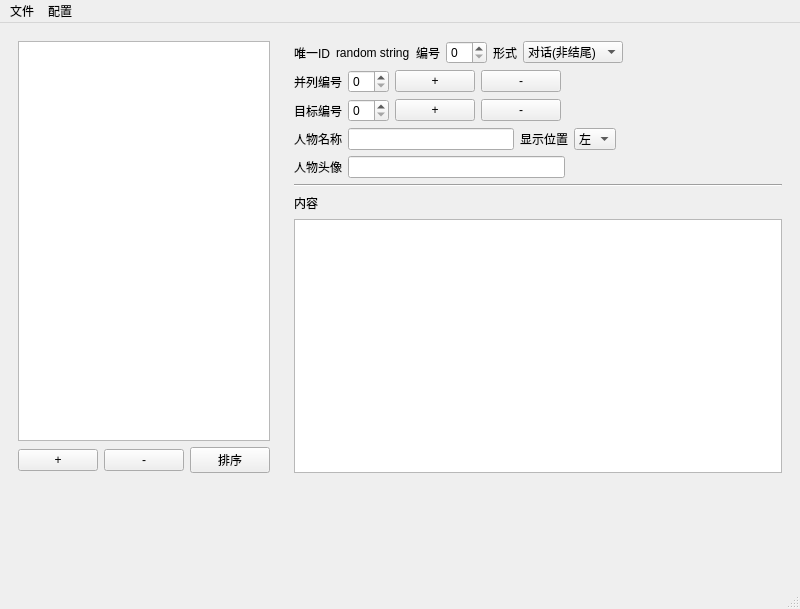
<?xml version="1.0" encoding="UTF-8"?>
<ui version="4.0">
 <class>MainWindow</class>
 <widget class="QMainWindow" name="MainWindow">
  <property name="geometry">
   <rect>
    <x>0</x>
    <y>0</y>
    <width>800</width>
    <height>609</height>
   </rect>
  </property>
  <property name="windowTitle">
   <string>AwesomeDialog Generator - 绝绝子剧情编辑器</string>
  </property>
  <widget class="QWidget" name="centralwidget">
   <layout class="QVBoxLayout" name="verticalLayout" stretch="5,1">
    <item>
     <layout class="QHBoxLayout" name="horizontalLayout" stretch="1,3">
      <item>
       <widget class="QWidget" name="widgetCategory" native="true">
        <layout class="QVBoxLayout" name="verticalLayout_2">
         <item>
          <widget class="QTableView" name="tableDialogIndex"/>
         </item>
         <item>
          <layout class="QHBoxLayout" name="horizontalLayout_2">
           <item>
            <widget class="QPushButton" name="btnAdd">
             <property name="text">
              <string>+</string>
             </property>
            </widget>
           </item>
           <item>
            <widget class="QPushButton" name="btnDel">
             <property name="text">
              <string>-</string>
             </property>
            </widget>
           </item>
           <item>
            <widget class="QPushButton" name="btnReorder">
             <property name="text">
              <string>排序</string>
             </property>
            </widget>
           </item>
           <item>
            <spacer name="horizontalSpacer">
             <property name="orientation">
              <enum>Qt::Horizontal</enum>
             </property>
             <property name="sizeHint" stdset="0">
              <size>
               <width>40</width>
               <height>20</height>
              </size>
             </property>
            </spacer>
           </item>
          </layout>
         </item>
        </layout>
       </widget>
      </item>
      <item>
       <widget class="QWidget" name="widgetDetail" native="true">
        <layout class="QVBoxLayout" name="verticalLayout_3">
         <item>
          <layout class="QHBoxLayout" name="horizontalLayout_4">
           <item>
            <widget class="QLabel" name="label_3">
             <property name="text">
              <string>唯一ID</string>
             </property>
            </widget>
           </item>
           <item>
            <widget class="QLabel" name="lbId">
             <property name="text">
              <string>random string</string>
             </property>
            </widget>
           </item>
           <item>
            <widget class="QLabel" name="label">
             <property name="text">
              <string>编号</string>
             </property>
            </widget>
           </item>
           <item>
            <widget class="QSpinBox" name="spinIndex"/>
           </item>
           <item>
            <widget class="QLabel" name="label_2">
             <property name="text">
              <string>形式</string>
             </property>
            </widget>
           </item>
           <item>
            <widget class="QComboBox" name="cbSelect">
             <property name="minimumSize">
              <size>
               <width>100</width>
               <height>0</height>
              </size>
             </property>
             <item>
              <property name="text">
               <string>对话(非结尾)</string>
              </property>
             </item>
             <item>
              <property name="text">
               <string>选项</string>
              </property>
             </item>
             <item>
              <property name="text">
               <string>对话(结尾)</string>
              </property>
             </item>
            </widget>
           </item>
           <item>
            <spacer name="horizontalSpacer_2">
             <property name="orientation">
              <enum>Qt::Horizontal</enum>
             </property>
             <property name="sizeHint" stdset="0">
              <size>
               <width>40</width>
               <height>20</height>
              </size>
             </property>
            </spacer>
           </item>
          </layout>
         </item>
         <item>
          <layout class="QHBoxLayout" name="horizontalLayout_3">
           <item>
            <widget class="QLabel" name="label_6">
             <property name="text">
              <string>并列编号</string>
             </property>
            </widget>
           </item>
           <item>
            <widget class="QSpinBox" name="spinSameLevel"/>
           </item>
           <item>
            <widget class="QPushButton" name="btnSameAdd">
             <property name="text">
              <string>+</string>
             </property>
            </widget>
           </item>
           <item>
            <widget class="QPushButton" name="btnSameDel">
             <property name="text">
              <string>-</string>
             </property>
            </widget>
           </item>
           <item>
            <spacer name="horizontalSpacer_3">
             <property name="orientation">
              <enum>Qt::Horizontal</enum>
             </property>
             <property name="sizeHint" stdset="0">
              <size>
               <width>40</width>
               <height>20</height>
              </size>
             </property>
            </spacer>
           </item>
          </layout>
         </item>
         <item>
          <layout class="QHBoxLayout" name="horizontalLayout_5">
           <item>
            <widget class="QLabel" name="label_5">
             <property name="text">
              <string>目标编号</string>
             </property>
            </widget>
           </item>
           <item>
            <widget class="QSpinBox" name="spinNextIndex"/>
           </item>
           <item>
            <widget class="QPushButton" name="btnNextAdd">
             <property name="text">
              <string>+</string>
             </property>
            </widget>
           </item>
           <item>
            <widget class="QPushButton" name="btnNextDel">
             <property name="text">
              <string>-</string>
             </property>
            </widget>
           </item>
           <item>
            <spacer name="horizontalSpacer_4">
             <property name="orientation">
              <enum>Qt::Horizontal</enum>
             </property>
             <property name="sizeHint" stdset="0">
              <size>
               <width>40</width>
               <height>20</height>
              </size>
             </property>
            </spacer>
           </item>
          </layout>
         </item>
         <item>
          <layout class="QHBoxLayout" name="horizontalLayout_6">
           <item>
            <widget class="QLabel" name="label_7">
             <property name="text">
              <string>人物名称</string>
             </property>
            </widget>
           </item>
           <item>
            <widget class="QLineEdit" name="editName"/>
           </item>
           <item>
            <widget class="QLabel" name="label_9">
             <property name="text">
              <string>显示位置</string>
             </property>
            </widget>
           </item>
           <item>
            <widget class="QComboBox" name="cbPosition">
             <item>
              <property name="text">
               <string>左</string>
              </property>
             </item>
             <item>
              <property name="text">
               <string>右</string>
              </property>
             </item>
            </widget>
           </item>
           <item>
            <spacer name="horizontalSpacer_7">
             <property name="orientation">
              <enum>Qt::Horizontal</enum>
             </property>
             <property name="sizeHint" stdset="0">
              <size>
               <width>40</width>
               <height>20</height>
              </size>
             </property>
            </spacer>
           </item>
          </layout>
         </item>
         <item>
          <layout class="QHBoxLayout" name="horizontalLayout_7">
           <item>
            <widget class="QLabel" name="label_8">
             <property name="text">
              <string>人物头像</string>
             </property>
            </widget>
           </item>
           <item>
            <widget class="QLineEdit" name="editNameIndex"/>
           </item>
           <item>
            <spacer name="horizontalSpacer_6">
             <property name="orientation">
              <enum>Qt::Horizontal</enum>
             </property>
             <property name="sizeHint" stdset="0">
              <size>
               <width>40</width>
               <height>20</height>
              </size>
             </property>
            </spacer>
           </item>
          </layout>
         </item>
         <item>
          <widget class="Line" name="line">
           <property name="orientation">
            <enum>Qt::Horizontal</enum>
           </property>
          </widget>
         </item>
         <item>
          <layout class="QHBoxLayout" name="horizontalLayout_8">
           <item>
            <widget class="QLabel" name="label_4">
             <property name="text">
              <string>内容</string>
             </property>
            </widget>
           </item>
           <item>
            <spacer name="horizontalSpacer_5">
             <property name="orientation">
              <enum>Qt::Horizontal</enum>
             </property>
             <property name="sizeHint" stdset="0">
              <size>
               <width>40</width>
               <height>20</height>
              </size>
             </property>
            </spacer>
           </item>
          </layout>
         </item>
         <item>
          <widget class="QTextEdit" name="textContent"/>
         </item>
        </layout>
       </widget>
      </item>
     </layout>
    </item>
    <item>
     <widget class="QWidget" name="widgetFunction" native="true"/>
    </item>
   </layout>
  </widget>
  <widget class="QMenuBar" name="menubar">
   <property name="geometry">
    <rect>
     <x>0</x>
     <y>0</y>
     <width>800</width>
     <height>24</height>
    </rect>
   </property>
   <widget class="QMenu" name="menuFile">
    <property name="title">
     <string>文件</string>
    </property>
    <addaction name="actionNew"/>
    <addaction name="actionOpen"/>
    <addaction name="actionSave"/>
    <addaction name="actionSaveAs"/>
   </widget>
   <widget class="QMenu" name="menuConfig">
    <property name="title">
     <string>配置</string>
    </property>
    <addaction name="actionConnection"/>
   </widget>
   <addaction name="menuFile"/>
   <addaction name="menuConfig"/>
  </widget>
  <widget class="QStatusBar" name="statusbar"/>
  <action name="actionNew">
   <property name="text">
    <string>新建</string>
   </property>
  </action>
  <action name="actionOpen">
   <property name="text">
    <string>打开</string>
   </property>
  </action>
  <action name="actionSave">
   <property name="text">
    <string>保存</string>
   </property>
  </action>
  <action name="actionSaveAs">
   <property name="text">
    <string>另存为</string>
   </property>
  </action>
  <action name="actionConnection">
   <property name="text">
    <string>连接</string>
   </property>
  </action>
 </widget>
 <resources/>
 <connections/>
</ui>
